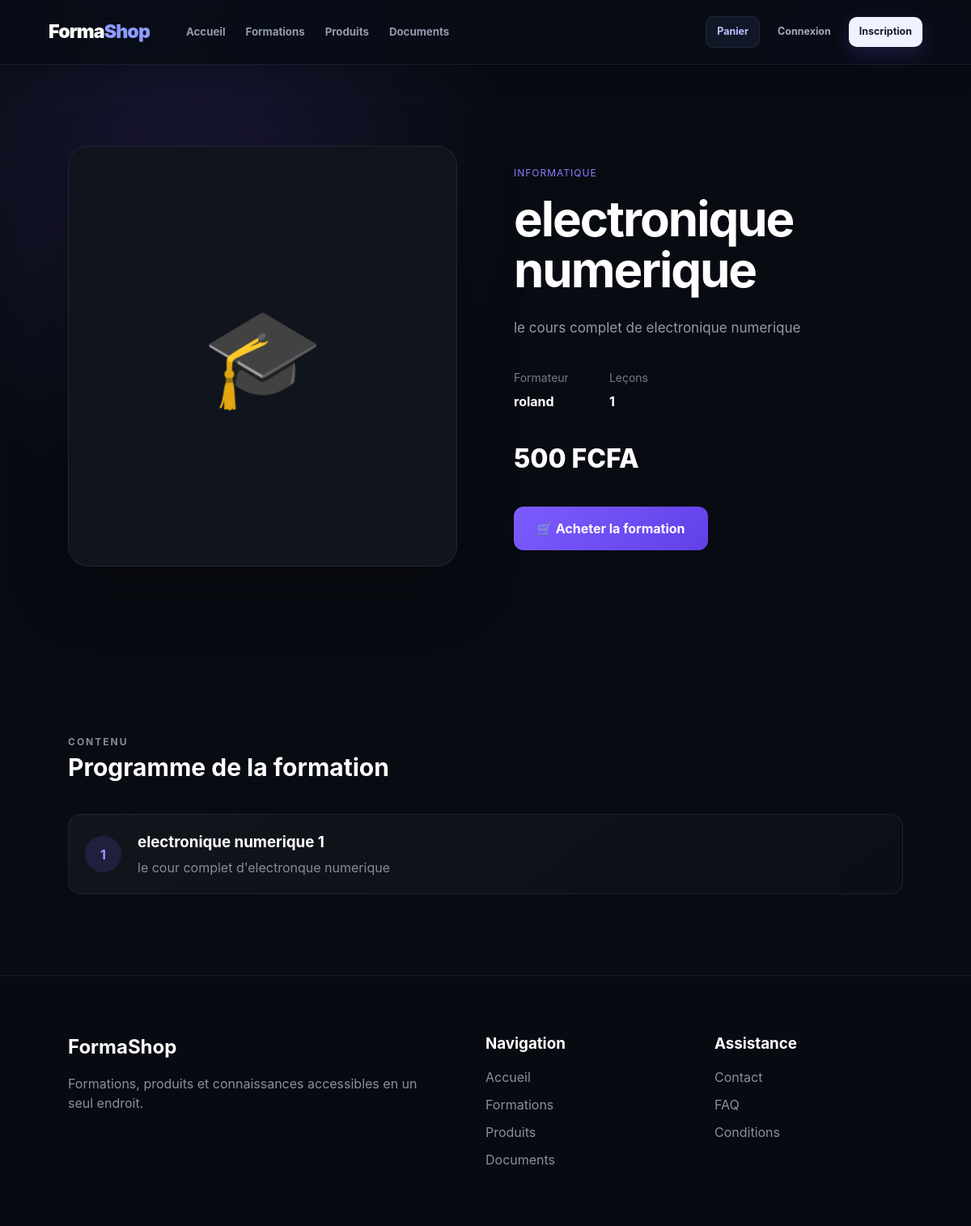
/courses/electronique-numerique/, run on the app's committed database.
### courses/models.py (models this page shows, shortened)
class Course(models.Model):
    category = models.ForeignKey(
        Category,
        on_delete=models.CASCADE,
        related_name="courses"
    )
    title = models.CharField(max_length=200)
    slug = models.SlugField(unique=True)
    description = models.TextField()
    price = models.DecimalField(
        max_digits=10,
        decimal_places=2
    )
    image = models.ImageField(
        upload_to="courses/",
        blank=True,
        null=True
    )
    instructor = models.ForeignKey(
        User,
        on_delete=models.CASCADE,
        related_name="courses"
    )
    is_published = models.BooleanField(default=True)
    created_at = models.DateTimeField(auto_now_add=True)

class Category(models.Model):
    name = models.CharField(max_length=100)
    slug = models.SlugField(unique=True)

class Lesson(models.Model):
        course = models.ForeignKey(
            Course,
            on_delete=models.CASCADE,
            related_name="lessons"
        )
        title = models.CharField(max_length=200)
        video_url = models.URLField(
            blank=True,
            null=True
        )
        content = models.TextField(
            blank=True
        )
        order = models.PositiveIntegerField(
            default=0
        )

### courses/views.py (the view)
def course_detail(request, slug):
    course = get_object_or_404(
        Course,
        slug=slug,
        is_published=True
    )
    enrolled = False
    if request.user.is_authenticated:
        enrolled = Enrollment.objects.filter(
            user=request.user,
            course=course
        ).exists()
    return render(
        request,
        "courses/detail.html",
        {
            "course": course,
            "enrolled": enrolled,
        }
    )

### config/template/courses/detail.html (shortened to what this page needs)
{% extends "base.html" %}
{% block content %}
<section class="detail-page">
    <div class="detail-image">
        {% if course.image %}
            <img src="{{ course.image.url }}" alt="{{ course.title }}">
        {% else %}
            <div class="detail-placeholder">🎓</div>
        {% endif %}
    </div>
    <div class="detail-content">
        <span class="category">
            {{ course.category.name }}
        </span>
        <h1>{{ course.title }}</h1>
        <p class="detail-description">
            {{ course.description }}
        </p>
        <div class="detail-info">
            <div>
                <span>Formateur</span>
                <strong>{{ course.instructor.username }}</strong>
            </div>
            <div>
                <span>Leçons</span>
                <strong>{{ course.lessons.count }}</strong>
            </div>
        </div>
        <div class="detail-price">
            {{ course.price|floatformat:0 }} FCFA
        </div>
        {% if enrolled %}
    <a href="{% url 'course_learning' course.slug %}" class="btn-primary">
        ▶️ Commencer la formation
    </a>
{% else %}
    <a href="{% url 'course_payment' course.id %}"
                    class="btn-primary">
        🛒 Acheter la formation
    </a>
{% endif %}
    </div>
</section>
{% if course.lessons.exists %}
<section class="section">
    <div class="listing-header">
        <div>
            <span class="section-label">CONTENU</span>
            <h2>Programme de la formation</h2>
        </div>
    </div>
    <div class="lessons-list">
        {% for lesson in course.lessons.all %}
        <div class="lesson-item">
            <div class="lesson-number">
                {{ forloop.counter }}
            </div>
            <div>
                <h3>{{ lesson.title }}</h3>
                {% if lesson.content %}
                    <p>{{ lesson.content|truncatewords:20 }}</p>
                {% endif %}
            </div>
        </div>
        {% endfor %}
    </div>
</section>
{% endif %}
{% endblock %}

### config/static/css/style.css (style rules this page uses)
* { margin: 0; padding: 0; box-sizing: border-box; }
html { scroll-behavior: smooth; }
body { font-family: Inter, -apple-system, BlinkMacSystemFont, "Segoe UI", Arial, Helvetica, sans-serif; background: radial-gradient( circle at 15% 0%, rgba(124, 92, 255, 0.07), transparent 28% ), radial-gradient( circle at 90% 10%, rgba(92, 70, 220, 0.05), transparent 25% ), #080b12; color: #ffffff; min-height: 100vh; line-height: 1.5; -webkit-font-smoothing: antialiased; text-rendering: optimizeLegibility; }
a { color: inherit; text-decoration: none; }
.section { padding: 100px 7%; }
.section-label { color: #8d76ff; font-size: 12px; letter-spacing: 2px; font-weight: bold; text-transform: uppercase; }
.category { color: #8e7dff; font-size: 12px; text-transform: uppercase; letter-spacing: 1px; }
.listing-header { margin-bottom: 35px; display: flex; justify-content: space-between; align-items: end; }
.listing-header h2 { font-size: 30px; }
.listing-header span { display: block; margin-top: 8px; color: #858c9b; }
.detail-page { min-height: 70vh; padding: 100px 7%; display: grid; grid-template-columns: 1fr 1fr; gap: 70px; align-items: center; background: radial-gradient( circle at 20% 20%, rgba(124, 92, 255, 0.15), transparent 35% ), #080b12; }
.detail-image { width: 100%; height: 520px; overflow: hidden; border-radius: 25px; background: #10141d; border: 1px solid rgba(255, 255, 255, 0.08); box-shadow: 0 30px 80px rgba(0, 0, 0, 0.30); }
.detail-placeholder { height: 100%; display: flex; align-items: center; justify-content: center; font-size: 120px; }
.detail-content h1 { margin-top: 15px; font-size: clamp(40px, 5vw, 65px); line-height: 1.05; letter-spacing: -2px; }
.detail-description { margin-top: 25px; color: #929aaa; font-size: 17px; line-height: 1.8; }
.detail-info { display: flex; gap: 50px; margin-top: 35px; }
.detail-info div { display: flex; flex-direction: column; gap: 7px; }
.detail-info span { color: #747b8a; font-size: 14px; }
.detail-info strong { color: white; }
.detail-price { margin: 35px 0; font-size: 32px; font-weight: 800; }
.btn-primary { display: inline-flex; align-items: center; justify-content: center; padding: 15px 28px; border-radius: 12px; background: linear-gradient( 135deg, #7c5cff, #6240e8 ); color: white; text-decoration: none; font-weight: 700; transition: transform 0.3s ease, box-shadow 0.3s ease; }
.lessons-list { display: flex; flex-direction: column; gap: 15px; }
.lesson-item { display: flex; align-items: center; gap: 20px; padding: 20px; border-radius: 15px; background: linear-gradient( 145deg, rgba(255, 255, 255, 0.045), rgba(255, 255, 255, 0.015) ); border: 1px solid rgba(255, 255, 255, 0.07); transition: transform 0.25s ease, border-color 0.25s ease; }
.lesson-number { min-width: 45px; height: 45px; border-radius: 50%; display: flex; align-items: center; justify-content: center; background: rgba(124, 92, 255, 0.15); color: #a993ff; font-weight: 700; }
.lesson-item h3 { margin: 0; }
.lesson-item p { margin-top: 5px; color: #858c9b; }

### data on the page
Course: category.name "INFORMATIQUE", title "electronique numerique", description "le cours complet de electronique numerique", instructor.username "roland", lessons.count "1", price "500"
Lesson: title "electronique numerique 1", content "le cour complet d'electronque numerique"
